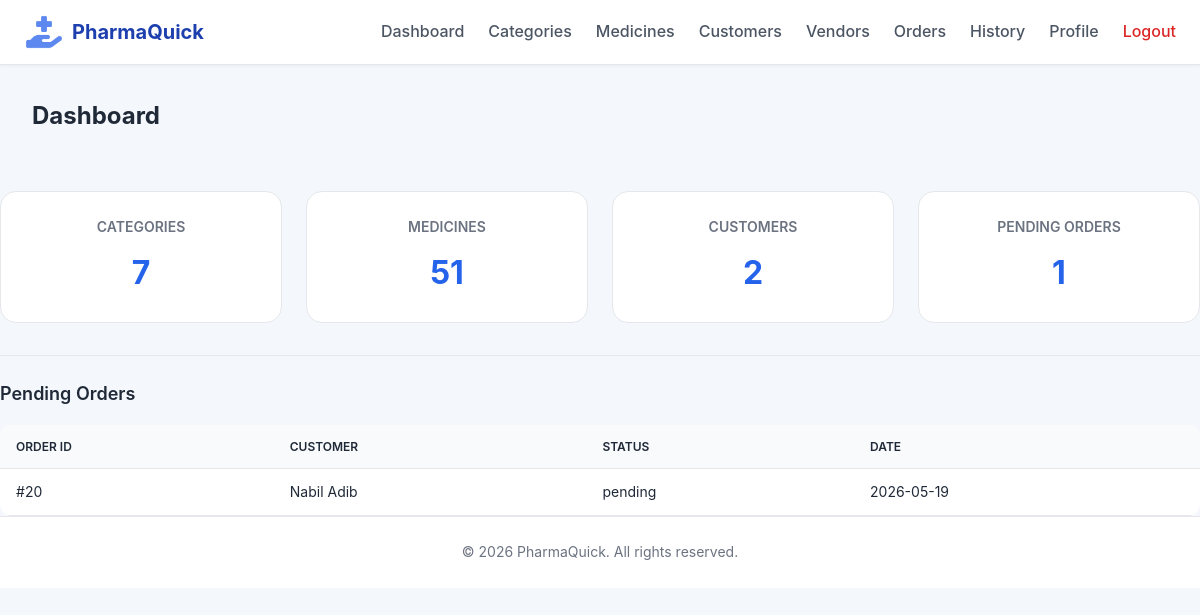
Page /index.php?page=admin&action=dashboard (signed in) on the committed database.
### tables this page shows
CREATE TABLE `orders` (
  `id` int(11) NOT NULL,
  `user_id` int(11) NOT NULL,
  `total_amount` decimal(10,2) NOT NULL,
  `shipping_address` text NOT NULL,
  `status` enum('pending','accepted','rejected') DEFAULT 'pending',
  `payment_method` enum('Credit Card','bKash','Nagad','Bank Transfer','Cash on Delivery') NOT NULL,
  `order_date` date DEFAULT curdate()
);

CREATE TABLE `users` (
  `id` int(11) NOT NULL,
  `name` varchar(100) NOT NULL,
  `email` varchar(255) NOT NULL,
  `password_hash` varchar(255) NOT NULL,
  `role` enum('admin','customer','vendor') NOT NULL,
  `profile_picture` varchar(255) DEFAULT NULL,
  `address` text DEFAULT NULL,
  `phone` varchar(20) DEFAULT NULL,
  `created_at` datetime DEFAULT current_timestamp()
);

### models/Category.php (called while the page is built, shortened)
<?php
function get_total_categories($conn)
{
    $stmt = mysqli_prepare($conn, "SELECT COUNT(*) AS total FROM categories");
    mysqli_stmt_execute($stmt);
    $res = mysqli_stmt_get_result($stmt);
    $row = mysqli_fetch_assoc($res);
    return $row['total'];
}
?>

### models/Medicine.php (called while the page is built, shortened)
<?php
function get_total_medicines($conn)
{
    $stmt = mysqli_prepare($conn, "SELECT COUNT(*) AS total FROM medicines");
    mysqli_stmt_execute($stmt);
    $res = mysqli_stmt_get_result($stmt);
    $row = mysqli_fetch_assoc($res);
    return $row['total'];
}
?>

### models/Customer.php (called while the page is built, shortened)
<?php
function get_total_customers($conn)
{
    $stmt = mysqli_prepare($conn, "SELECT COUNT(*) AS total FROM users WHERE role = 'customer'");
    mysqli_stmt_execute($stmt);
    $res = mysqli_stmt_get_result($stmt);
    $row = mysqli_fetch_assoc($res);
    return $row['total'];
}
?>

### models/Order.php (called while the page is built, shortened)
<?php
function get_pending_orders($conn)
{
    $stmt = mysqli_prepare($conn,
        "SELECT o.id, u.name AS customer_name, o.status, o.order_date
         FROM orders o
         JOIN users u ON o.user_id = u.id
         WHERE o.status = 'pending'
         ORDER BY o.order_date DESC"
    );
    mysqli_stmt_execute($stmt);
    $res = mysqli_stmt_get_result($stmt);
    $data = [];
    while ($row = mysqli_fetch_assoc($res)) {
        $data[] = $row;
    }
    return $data;
}
?>

### views/admin/dashboard.php (the view, shortened to what this page needs)
<?php
include __DIR__ . '/header.php';
?>
<div class="container">
    <h2>Dashboard</h2>
    <div class="dashboard-cards">
        <div class="card">
            <h4>Categories</h4>
            <p><?= $categoriesCount ?? 0 ?></p>
        </div>
        <div class="card">
            <h4>Medicines</h4>
            <p><?= $medicinesCount ?? 0 ?></p>
        </div>
        <div class="card">
            <h4>Customers</h4>
            <p><?= $customersCount ?? 0 ?></p>
        </div>
        <div class="card">
            <h4>Pending Orders</h4>
            <p><?= $ordersCount ?? 0 ?></p>
        </div>
    </div>
    <hr>
    <h3>Pending Orders</h3>
    <table class="dashboard-table">
        <thead>
            <tr>
                <th>Order ID</th>
                <th>Customer</th>
                <th>Status</th>
                <th>Date</th>
            </tr>
        </thead>
        <tbody>
            <?php if (!empty($recentOrders)): ?>
                <?php foreach ($recentOrders as $order): ?>
                    <tr>
                        <td>#<?= htmlspecialchars($order['id']) ?></td>
                        <td><?= htmlspecialchars($order['customer_name']) ?></td>
                        <td><?= htmlspecialchars($order['status']) ?></td>
                        <td><?= htmlspecialchars($order['order_date']) ?></td>
                    </tr>
                <?php endforeach; ?>
            <?php endif; ?>
        </tbody>
    </table>
</div>
<?php include __DIR__ . '/footer.php'; ?>

### public/assets/admin/dashboard.css (style rules this page uses)
.container h2 { max-width: 1280px; margin: 0 auto; padding: 2rem 2rem; font-size: 1.5rem; font-weight: 700; color: #1f2937; margin-bottom: 1.5rem; display: flex; align-items: center; gap: 0.5rem; }
.container h3 { font-size: 1.125rem; font-weight: 600; color: #1f2937; margin: 1.5rem 0 1rem 0; }
.dashboard-cards { display: grid; grid-template-columns: repeat(auto-fit, minmax(240px, 1fr)); gap: 1.5rem; margin-bottom: 2rem; }
.dashboard-cards .card { background: white; border-radius: 1rem; border: 1px solid #e5e7eb; padding: 1.5rem; text-align: center; transition: all 0.3s; }
.dashboard-cards .card h4 { font-size: 0.875rem; font-weight: 600; text-transform: uppercase; color: #6b7280; margin-bottom: 0.5rem; }
.dashboard-cards .card p { font-size: 2rem; font-weight: 700; color: #2563eb; }
hr { margin: 1.5rem 0; border: none; border-top: 1px solid #e5e7eb; }
.dashboard-table { width: 100%; border-collapse: collapse; background: white; border-radius: 0.75rem; overflow: hidden; }
.dashboard-table th { background: #f8fafc; color: #1f2937; padding: 0.75rem 1rem; text-align: left; font-size: 0.75rem; font-weight: 600; text-transform: uppercase; border-bottom: 1px solid #e5e7eb; }
.dashboard-table td { padding: 0.75rem 1rem; border-bottom: 1px solid #e5e7eb; font-size: 0.875rem; }

### views/admin/header.php (style rules this page uses)
* { margin: 0; padding: 0; box-sizing: border-box; }
body { font-family: 'Inter', 'Segoe UI', Tahoma, Geneva, Verdana, sans-serif; background: #f4f7fb; color: #1f2937; line-height: 1.6; }

### rows in the picture
orders: id "20", user.name "Nabil Adib", status "pending", order_date "2026-05-19"

### other values in the picture
$categoriesCount "7"
$medicinesCount "51"
$customersCount "2"
$ordersCount "1"
